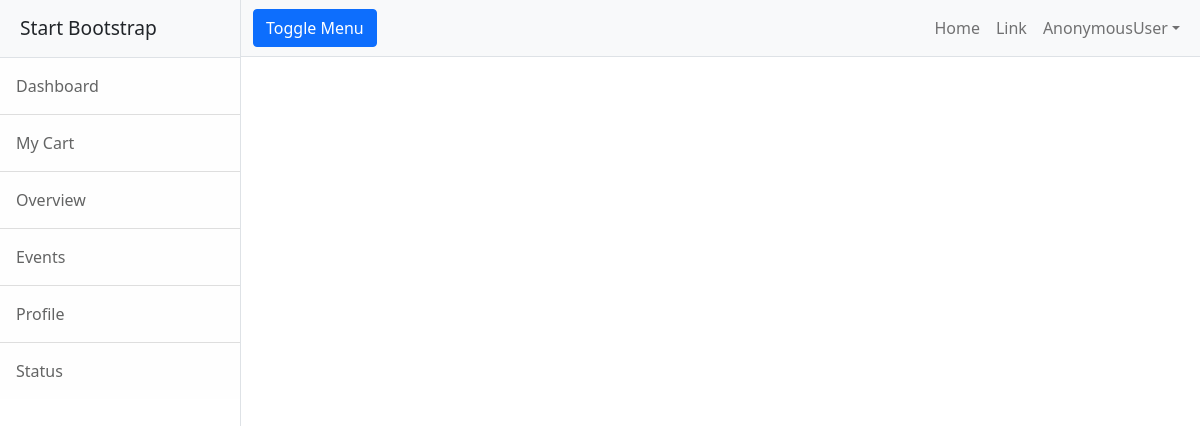
Before: /customers/cart/all with the older database file.
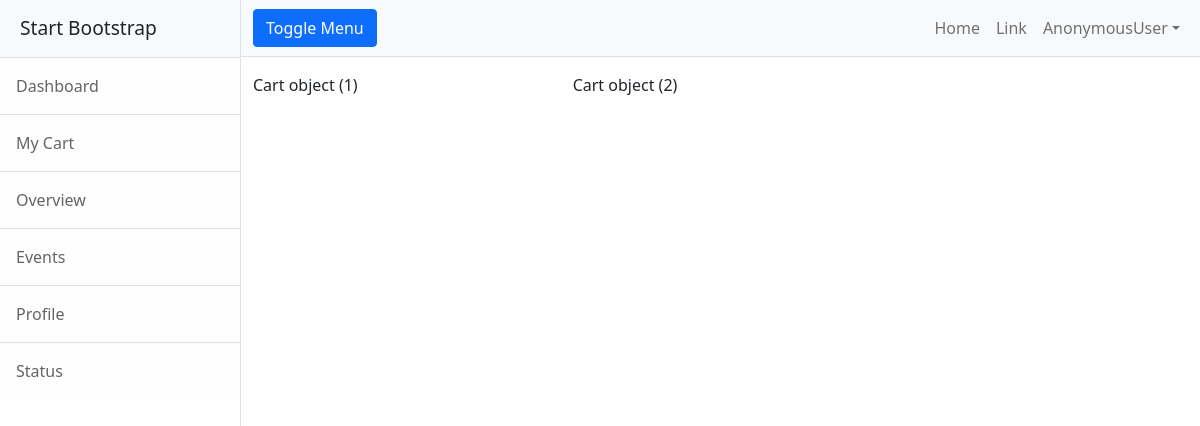
After: the same page with the newer database file.
### customer/models.py (models this page shows)
class Cart(models.Model):
    product = models.ForeignKey(Book,on_delete=models.CASCADE)
    user = models.ForeignKey(User,on_delete=models.CASCADE)
    date = models.DateField(auto_now_add=True)
    options = (
        ("incart","incart"),
        ("orderplaced","orderplaced"),
        ("cancelled","cancelled")
    )
    status = models.CharField(max_length=20,choices=options,default="incart")

### customer/views.py (the view)
# urls.py: path("cart/all",views.ViewMyCart.as_view(),name="mycart"),
class ViewMyCart(ListView):
    model = Cart
    template_name = "mycart.html"
    context_object_name = "carts"

### customer/templates/mycart.html
{%extends 'cbase.html'%}
{%block body_block%}
<div class="row">
    {%for cart in carts%}
    <div class="col-4 mt-3">
        {{cart}}
    </div>
    {%endfor%}
</div>
{%endblock%}

Changed rows visible on the page:
added Cart: id "Cart object (1)"
added Cart: id "Cart object (2)"
